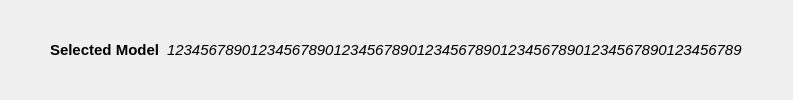
     <widget class="QFrame" name="selectedModelFrame">
      <property name="frameShape">
       <enum>QFrame::NoFrame</enum>
      </property>
      <property name="frameShadow">
       <enum>QFrame::Raised</enum>
      </property>
      <layout class="QHBoxLayout" name="horizontalLayout_6">
       <property name="spacing">
        <number>0</number>
       </property>
       <property name="leftMargin">
        <number>50</number>
       </property>
       <property name="topMargin">
        <number>0</number>
       </property>
       <property name="rightMargin">
        <number>50</number>
       </property>
       <property name="bottomMargin">
        <number>0</number>
       </property>
       <item>
        <widget class="QLabel" name="modelLabel">
         <property name="font">
          <font>
           <pointsize>11</pointsize>
           <bold>true</bold>
          </font>
         </property>
         <property name="text">
          <string>Selected Model</string>
         </property>
        </widget>
       </item>
       <item>
        <widget class="QLabel" name="modelTextcon">
         <property name="text">
          <string/>
         </property>
         <property name="pixmap">
          <pixmap>../icons/chevron-right.svg</pixmap>
         </property>
         <property name="alignment">
          <set>Qt::AlignCenter</set>
         </property>
        </widget>
       </item>
       <item>
        <widget class="QLabel" name="modelText">
         <property name="sizePolicy">
          <sizepolicy hsizetype="MinimumExpanding" vsizetype="Preferred">
           <horstretch>0</horstretch>
           <verstretch>0</verstretch>
          </sizepolicy>
         </property>
         <property name="font">
          <font>
           <pointsize>11</pointsize>
           <italic>true</italic>
          </font>
         </property>
         <property name="toolTip">
          <string>&lt;html&gt;&lt;head/&gt;&lt;body&gt;&lt;p&gt;The Error returned by the Validator. The direct Position will be delivered if possible.&lt;/p&gt;&lt;p&gt;Click on the Error to open your INTERLIS Transfer-File with your preferred editor for XML Files. &lt;/p&gt;&lt;/body&gt;&lt;/html&gt;</string>
         </property>
         <property name="frameShape">
          <enum>QFrame::NoFrame</enum>
         </property>
         <property name="text">
          <string>123456789012345678901234567890123456789012345678901234567890123456789</string>
         </property>
         <property name="scaledContents">
          <bool>false</bool>
         </property>
         <property name="alignment">
          <set>Qt::AlignLeading|Qt::AlignLeft|Qt::AlignVCenter</set>
         </property>
         <property name="wordWrap">
          <bool>true</bool>
         </property>
         <property name="indent">
          <number>0</number>
         </property>
         <property name="openExternalLinks">
          <bool>true</bool>
         </property>
         <property name="textInteractionFlags">
          <set>Qt::LinksAccessibleByMouse|Qt::TextSelectableByMouse</set>
         </property>
        </widget>
       </item>
      </layout>
     </widget>
